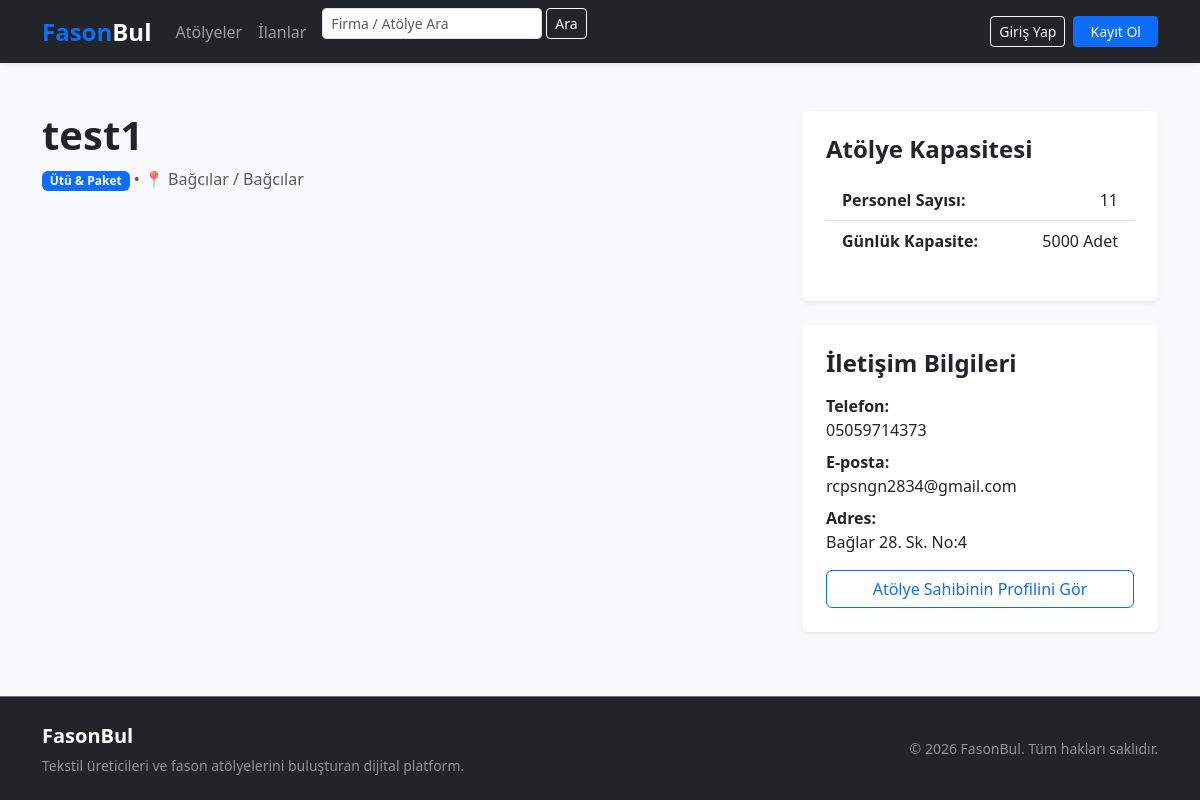
Page /atolye/1/ on the earlier database version.
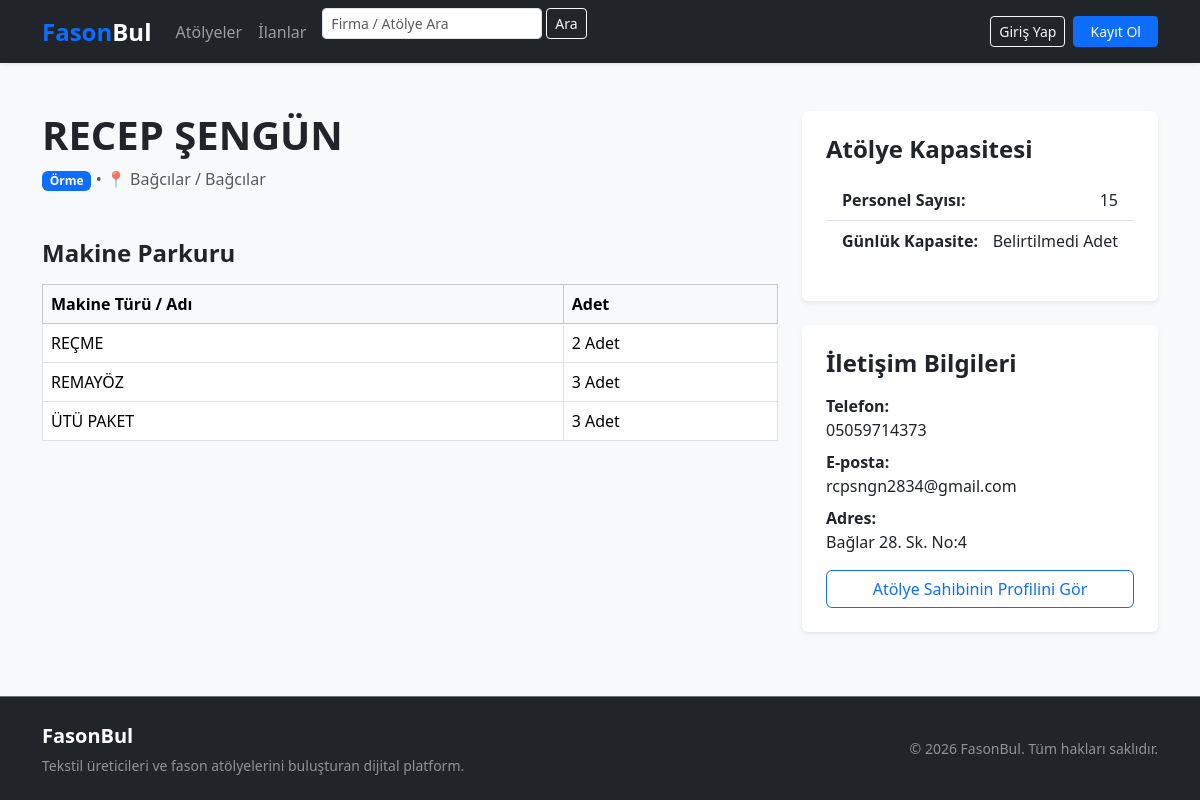
Same page on the later database version.
### apps/workshop/models.py (models this page shows, shortened)
class Workshop(models.Model):
    CATEGORY_CHOICES = (
        ('orme', 'Örme'),
        ('dokuma', 'Dokuma'),
        ('kesim', 'Kesim / Fason Kesim'),
        ('utu_paket', 'Ütü & Paket'),
        ('baski_nakis', 'Baskı & Nakış'),
        ('diger', 'Diğer Fason İşler'),
    )
    owner = models.ForeignKey(
        settings.AUTH_USER_MODEL,
        on_delete=models.CASCADE,
        related_name='workshops',
        verbose_name="Atölye Sahibi"
    )
    title = models.CharField(max_length=200, verbose_name="Atölye / Firma Adı")
    category = models.CharField(
        max_length=50,
        choices=CATEGORY_CHOICES,
        default='orme',
        verbose_name="Kategori / Ne Yapıyor?"
    )
    phone = models.CharField(max_length=20, verbose_name="Telefon Numarası")
    city = models.CharField(max_length=100, verbose_name="İl")
    district = models.CharField(max_length=100, verbose_name="İlçe")
    address = models.TextField(blank=True, null=True, verbose_name="Açık Adres")
    latitude = models.FloatField(null=True, blank=True, verbose_name="Enlem (Lat)")
    longitude = models.FloatField(null=True, blank=True, verbose_name="Boylam (Lng)")
    capacity = models.CharField(max_length=100, blank=True, null=True, verbose_name="Aylık Kapasite (Parça)")
    email = models.EmailField(blank=True, null=True, verbose_name="E-posta Adresi")
    employee_count = models.PositiveIntegerField(blank=True, null=True, verbose_name="Çalışan Sayısı")
    daily_capacity = models.PositiveIntegerField(blank=True, null=True, verbose_name="Günlük Üretim Kapasitesi (Adet)")
    description = models.TextField(blank=True, null=True, verbose_name="Atölye Açıklaması / Uzmanlık Alanları")
    logo = models.ImageField(upload_to="workshops/logos/", blank=True, null=True, verbose_name="Atölye Logosu")
    cover_image = models.ImageField(upload_to="workshops/covers/", blank=True, null=True, verbose_name="Kapak Görseli")
    created_at = models.DateTimeField(auto_now_add=True, verbose_name="Kayıt Tarihi")
    class Meta:
        verbose_name = "Atölye"
        verbose_name_plural = "Atölyeler"
        ordering = ['-created_at']

### apps/accounts/models.py (models this page shows, shortened)
class Machine(models.Model):
    profile = models.ForeignKey(Profile, on_delete=models.CASCADE, related_name="machines", verbose_name="Profil")
    name = models.CharField(max_length=150, verbose_name="Makine Adı")
    quantity = models.PositiveIntegerField(default=1, verbose_name="Adet")
    note = models.CharField(max_length=255, blank=True, null=True, verbose_name="Not")
    class Meta:
        verbose_name = "Makine"
        verbose_name_plural = "Makine Parkuru"

### apps/workshop/views.py (the view)
# urls.py: path('<int:pk>/', views.workshop_detail_view, name='detail'),
def workshop_detail_view(request, pk):
    workshop = get_object_or_404(Workshop, pk=pk)
    profile = getattr(workshop.owner, 'profile', None)
    machines = profile.machines.all() if profile is not None else []
    context = {
        'workshop': workshop,
        'machines': machines,
    }
    return render(request, 'workshop/detail.html', context)

### templates/workshop/detail.html (shortened to what this page needs)
{% extends 'base.html' %}
{% block content %}
<div class="container my-5">
    <div class="row">
        <div class="col-lg-8">
            <h1 class="fw-bold mb-2">{{ workshop.title }}</h1>
            <p class="text-muted"><span class="badge bg-primary">{{ workshop.get_category_display }}</span> • 📍 {{ workshop.city }} / {{ workshop.district }}</p>
            {% if machines %}
            <h4 class="fw-bold mt-5 mb-3">Makine Parkuru</h4>
            <div class="table-responsive">
                <table class="table table-bordered bg-white">
                    <thead class="table-light">
                        <tr>
                            <th>Makine Türü / Adı</th>
                            <th>Adet</th>
                        </tr>
                    </thead>
                    <tbody>
                        {% for machine in machines %}
                        <tr>
                            <td>{{ machine.name }}</td>
                            <td>{{ machine.quantity }} Adet</td>
                        </tr>
                        {% endfor %}
                    </tbody>
                </table>
            </div>
            {% endif %}
        </div>
        <div class="col-lg-4">
            <div class="card border-0 shadow-sm p-4 mb-4">
                <h4 class="fw-bold mb-3">Atölye Kapasitesi</h4>
                <ul class="list-group list-group-flush mb-3">
                    <li class="list-group-item d-flex justify-content-between">
                        <strong>Personel Sayısı:</strong> <span>{{ workshop.employee_count|default:"Belirtilmedi" }}</span>
                    </li>
                    <li class="list-group-item d-flex justify-content-between">
                        <strong>Günlük Kapasite:</strong> <span>{{ workshop.daily_capacity|default:"Belirtilmedi" }} Adet</span>
                    </li>
                </ul>
            </div>
            <div class="card border-0 shadow-sm p-4">
                <h4 class="fw-bold mb-3">İletişim Bilgileri</h4>
                <p class="mb-2"><strong>Telefon:</strong><br>{{ workshop.phone }}</p>
                {% if workshop.email %}<p class="mb-2"><strong>E-posta:</strong><br>{{ workshop.email }}</p>{% endif %}
                {% if workshop.address %}<p class="mb-2"><strong>Adres:</strong><br>{{ workshop.address }}</p>{% endif %}
                <a href="{% url 'accounts:public_profile' workshop.owner.username %}" class="btn btn-outline-primary w-100 mt-2">Atölye Sahibinin Profilini Gör</a>
            </div>
        </div>
    </div>
</div>
{% endblock %}

Differences in the rows shown:
changed Workshop "Bağcılar": title "test1" → "RECEP ŞENGÜN"; category "Ütü & Paket" → "Örme"; employee_count "11" → "15"; daily_capacity "5000" → "Belirtilmedi"
now on this page (row edited): Machine: name "REÇME", quantity "2"
changed Machine: profile_id 1 → 2 (drawn)
added Machine: name "REMAYÖZ", quantity "3"
added Machine: name "ÜTÜ PAKET", quantity "3"
Other differences:
text now shown: "Makine Parkuru Makine Türü / Adı Adet"
